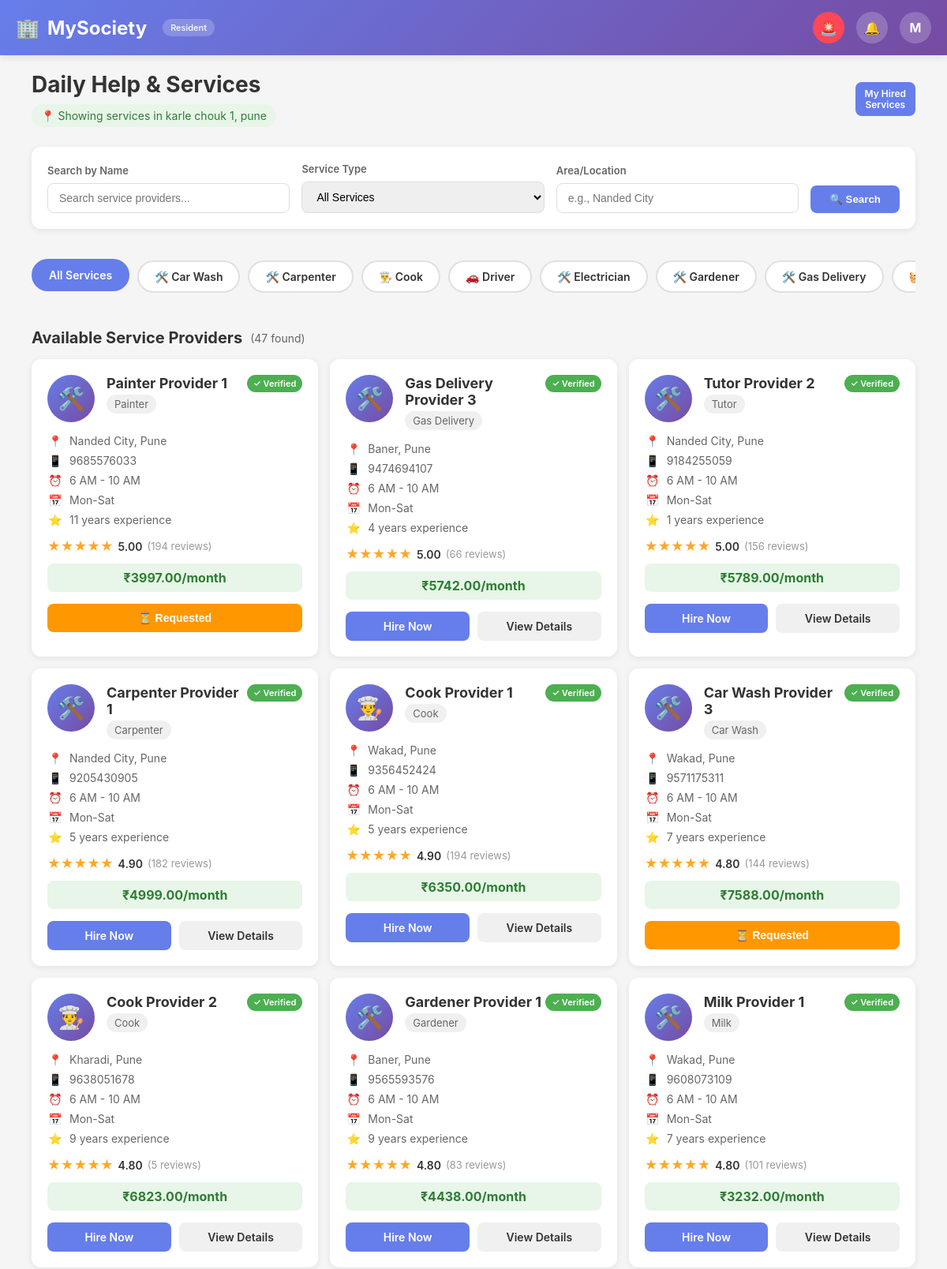
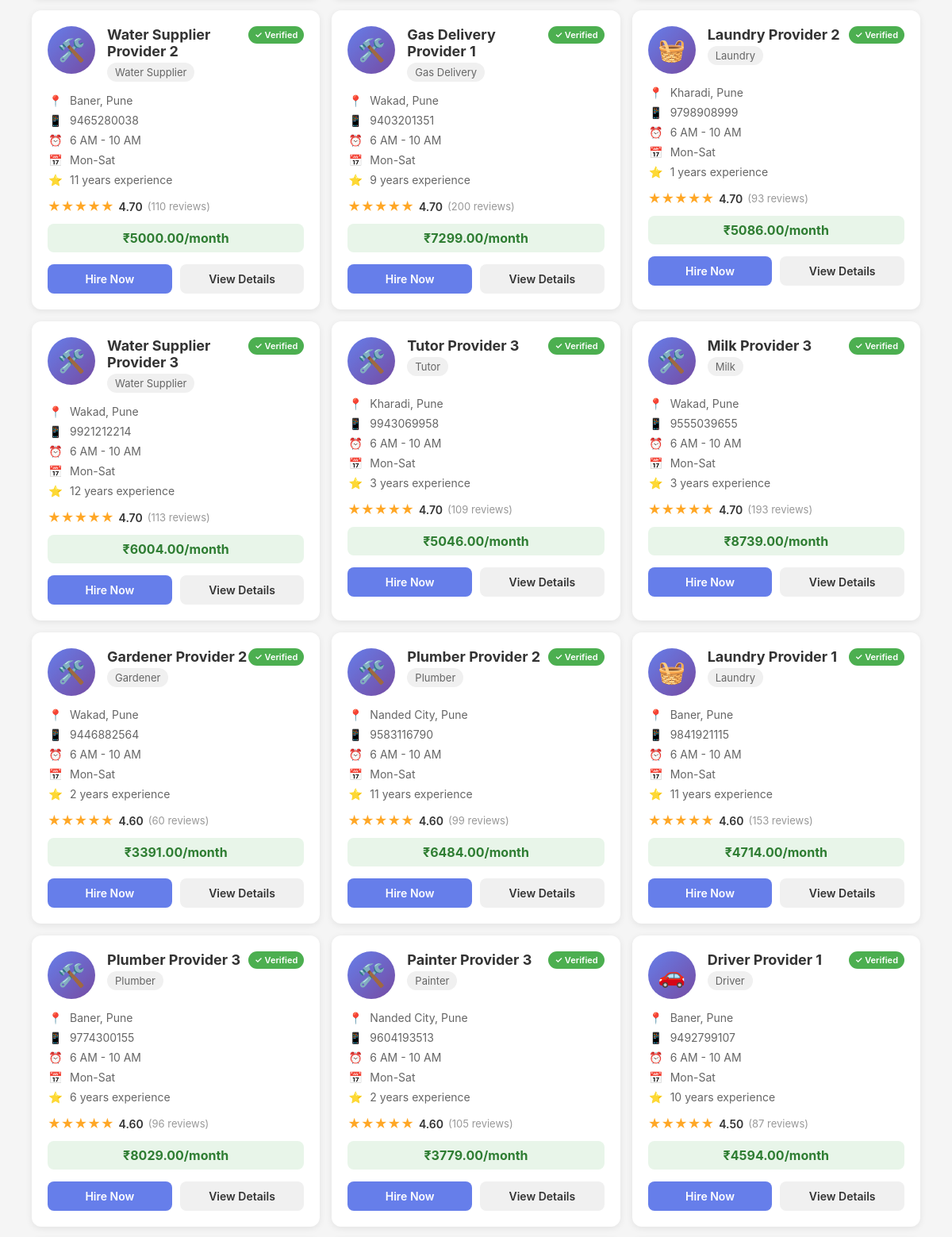
The app's page /resident/services/ (signed in, upper part) with its own data (2 pictures, top to bottom).
### core/models.py (models this page shows, shortened)
class UserProfile(models.Model):
    ROLE_CHOICES = (
        ('resident', 'Resident'),
        ('guard', 'Guard'),
        ('guard_admin', 'Guard Admin'),
        ('society_admin', 'Society Admin'),
        ('admin', 'Super Admin'),
        ('service_provider', 'Service Provider'),
    )
    STATUS_CHOICES = (
        ('pending', 'Pending'),
        ('approved', 'Approved'),
        ('rejected', 'Rejected'),
    )
    user = models.OneToOneField(User, on_delete=models.CASCADE)
    role = models.CharField(
        max_length=20,
        choices=ROLE_CHOICES
    )
    society = models.ForeignKey(
        Society,
        on_delete=models.SET_NULL,
        null=True,
        blank=True
    )
    apartment = models.ForeignKey(
        Apartment,
        on_delete=models.SET_NULL,
        null=True,
        blank=True
    )
    phone = models.CharField(max_length=15)
    address = models.TextField(blank=True)
    status = models.CharField(
        max_length=20,
        choices=STATUS_CHOICES,
        default='pending'
    )
    class Meta:
        indexes = [
            models.Index(fields=["role", "status"]),
        ]

class Society(models.Model):
    name = models.CharField(max_length=150)
    address = models.TextField()
    city = models.CharField(max_length=100)
    state = models.CharField(max_length=100)
    society_code = models.CharField(
        max_length=10,
        unique=True,
        editable=False
    )
    created_by = models.ForeignKey(
        User,
        on_delete=models.CASCADE,
        related_name="created_societies"
    )
    is_active = models.BooleanField(default=True)
    created_at = models.DateTimeField(auto_now_add=True)

class Service(models.Model):
    name = models.CharField(max_length=50)
    active = models.BooleanField(default=True)

class ServiceProvider(models.Model):
    VERIFICATION_STATUS = [
        ('pending', 'Pending'),
        ('verified', 'Verified'),
        ('rejected', 'Rejected'),
    ]
    user = models.OneToOneField(
        User,
        on_delete=models.CASCADE,
        related_name="service_provider_profile",
        null=True,
        blank=True
    )
    GENDER_CHOICES = [
        ('male', 'Male'),
        ('female', 'Female'),
        ('other', 'Other'),
    ]
    service = models.ForeignKey(
        Service,
        on_delete=models.CASCADE,
        related_name='providers'
    )
    name = models.CharField(max_length=200)
    mobile = models.CharField(max_length=15)
    alternate_mobile = models.CharField(max_length=15, blank=True)
    gender = models.CharField(max_length=10, choices=GENDER_CHOICES)
    age = models.PositiveIntegerField(null=True, blank=True)
    area = models.CharField(max_length=200, help_text="e.g., Nanded City, Sinhagad Road")
    city = models.CharField(max_length=100)
    pincode = models.CharField(max_length=10)
    full_address = models.TextField(blank=True)
    experience_years = models.PositiveIntegerField(default=0)
    hourly_rate = models.DecimalField(max_digits=10, decimal_places=2, null=True, blank=True)
    monthly_rate = models.DecimalField(max_digits=10, decimal_places=2, null=True, blank=True)
    verification_status = models.CharField(
        max_length=20,
        choices=VERIFICATION_STATUS,
        default='pending'
    )
    id_proof = models.ImageField(upload_to='service_providers/id_proof/', null=True, blank=True)
    photo = models.ImageField(upload_to='service_providers/photos/', null=True, blank=True)
    police_verification = models.BooleanField(default=False)
    available_days = models.CharField(
        max_length=200,
        help_text="e.g., Mon-Fri, All Days"
    )
    preferred_timings = models.CharField(
        max_length=200,
        help_text="e.g., 6 AM - 10 AM, Evening"
    )
    is_available = models.BooleanField(default=True)
    rating = models.DecimalField(max_digits=3, decimal_places=2, default=0.0)
    total_reviews = models.PositiveIntegerField(default=0)
    total_hires = models.PositiveIntegerField(default=0)
    active_clients = models.PositiveIntegerField(default=0)
    created_at = models.DateTimeField(auto_now_add=True)
    updated_at = models.DateTimeField(auto_now=True)
    class Meta:
        ordering = ['-rating', '-total_hires']
        indexes = [
            models.Index(fields=['area', 'city']),
            models.Index(fields=['service', 'verification_status']),
            models.Index(fields=['is_available']),
        ]

### core/views.py (the view)
# urls.py: path("resident/services/", views.resident_services, name="resident_services"),
@role_required("resident")
def resident_services(request):
    try:
        user_profile = UserProfile.objects.select_related(
            "society", "apartment"
        ).get(user=request.user)
        society = user_profile.society
        user_city = society.city if society else ""
        user_area = (
            society.address.split(",")[0]
            if society and society.address
            else ""
        )
        services = Service.objects.filter(active=True).order_by("name")
        selected_service = request.GET.get("service", "").strip()
        search_query = request.GET.get("q", "").strip()
        search_area = request.GET.get("area", "").strip()
        providers = (
            ServiceProvider.objects.filter(
                verification_status="verified",
                is_available=True
            )
            .select_related("service")
        )
        if selected_service and selected_service.isdigit():
            providers = providers.filter(service_id=int(selected_service))
        if search_area:
            providers = providers.filter(
                Q(area__icontains=search_area) |
                Q(city__icontains=search_area)
            )
        elif user_city:
            providers = providers.filter(city__iexact=user_city)
        if search_query:
            providers = providers.filter(
                Q(name__icontains=search_query) |
                Q(service__name__icontains=search_query)
            )
        service_providers = providers.order_by(
            "-rating",
            "-total_hires",
            "-experience_years"
        )[:50]
        pending_hired_services = HiredService.objects.filter(
            resident=request.user,
            status="pending"
        ).select_related(
            "service_provider",
            "service_provider__service"
        )
        my_hired_services = HiredService.objects.filter(
            resident=request.user,
            status__in=["active", "paused"]
        ).select_related(
            "service_provider",
            "service_provider__service"
        )
        provider_status_map = {}
        for hire in HiredService.objects.filter(resident=request.user):
            provider_status_map[hire.service_provider_id] = hire.status
        context = {
            "services": services,
            "service_providers": service_providers,
            "pending_hired_services": pending_hired_services,
            "my_hired_services": my_hired_services,
            "provider_status_map": provider_status_map,
            "user_profile": user_profile,
            "user_city": user_city,
            "user_area": user_area,
            "selected_service": selected_service,
            "search_area": search_area,
            "search_query": search_query,
        }
        return render(request, "resident_services.html", context)
    except UserProfile.DoesNotExist:
        messages.error(
            request,
            "User profile not found. Please contact society admin."
        )
        return redirect("resident_dashboard")
    except Exception as e:
        raise e   # 👈 SHOW THE REAL ERROR

### templates/resident_services.html (shortened to what this page needs)
{% extends "base.html" %}
{% load custom_filters %}
{% block content %}
<div class="main-content" id="top">
    <div class="page-header enhanced-header" style="display: flex; justify-content: space-between; align-items: center;">
        <div>
            <h1 class="page-title">Daily Help & Services</h1>
            {% if user_area %}
            <span class="location-badge">
                📍 Showing services in {{ user_area }}, {{ user_city }}
            </span>
            {% endif %}
        </div>
        <a href="#my-hired-services" class="my-hired-btn">
            <span>My Hired</span>
            <span>Services</span>
        </a>
    </div>
    <div class="filter-bar">
        <form method="GET" action="{% url 'resident_services' %}">
            <div class="filter-row">
                <div class="filter-group">
                    <label class="filter-label">Search by Name</label>
                    <input type="text" name="q" class="filter-input"
                           placeholder="Search service providers..."
                           value="{{ search_query }}">
                </div>
                <div class="filter-group">
                    <label class="filter-label">Service Type</label>
                    <select name="service" class="filter-select">
                        <option value="">All Services</option>
                    </select>
                </div>
                <div class="filter-group">
                    <label class="filter-label">Area/Location</label>
                    <input type="text" name="area" class="filter-input"
                           placeholder="e.g., Nanded City"
                           value="{{ search_area }}">
                </div>
                <button type="submit" class="btn-search">🔍 Search</button>
            </div>
        </form>
    </div>
    <div class="category-pills">
        <a href="{% url 'resident_services' %}" class="category-pill {% if not selected_service %}active{% endif %}">
            All Services
        </a>
        {% for s in services %}
        <a href="?service={{ s.id }}" class="category-pill {% if selected_service == s.id|stringformat:"s" %}active{% endif %}">
            {% if s.name == "Maid" %}🧹
            {% elif s.name == "Driver" %}🚗
            {% elif s.name == "Cook" %}👨‍🍳
            {% elif s.name == "Laundry" %}🧺
            {% elif s.name == "Newspaper" %}📰
            {% elif s.name == "Milk" %}🥛
            {% else %}🛠️
            {% endif %}
            {{ s.name }}
        </a>
        {% endfor %}
    </div>
    <div class="section-title">
        Available Service Providers
        <span class="section-count">({{ service_providers|length }} found)</span>
    </div>
    {% if service_providers %}
    <div class="providers-grid">
        {% for provider in service_providers %}
        <div class="provider-card" onclick="window.location.href='{% url 'service_provider_detail' provider.id %}'">
            <div class="provider-header">
                <div style="display: flex; align-items: start; flex: 1;">
                    <div class="provider-avatar">
                        {% if provider.service.name == "Maid" %}🧹
                        {% elif provider.service.name == "Driver" %}🚗
                        {% elif provider.service.name == "Cook" %}👨‍🍳
                        {% elif provider.service.name == "Laundry" %}🧺
                        {% else %}🛠️
                        {% endif %}
                    </div>
                    <div class="provider-info">
                        <div class="provider-name">{{ provider.name }}</div>
                        <span class="provider-role">{{ provider.service.name }}</span>
                    </div>
                </div>
                <span class="verified-badge">✓ Verified</span>
            </div>
            <div class="provider-details">
                <div class="detail-row">
                    <span class="detail-icon">📍</span>
                    <span>{{ provider.area }}, {{ provider.city }}</span>
                </div>
                <div class="detail-row">
                    <span class="detail-icon">📱</span>
                    <span>{{ provider.mobile }}</span>
                </div>
                <div class="detail-row">
                    <span class="detail-icon">⏰</span>
                    <span>{{ provider.preferred_timings }}</span>
                </div>
                <div class="detail-row">
                    <span class="detail-icon">📅</span>
                    <span>{{ provider.available_days }}</span>
                </div>
                {% if provider.experience_years %}
                <div class="detail-row">
                    <span class="detail-icon">⭐</span>
                    <span>{{ provider.experience_years }} years experience</span>
                </div>
                {% endif %}
            </div>
            <div class="rating-box">
                <div class="rating-stars"
                    data-rating="{{ provider.rating|floatformat:0 }}">
                </div>
                <span class="rating-text">{{ provider.rating }}</span>
                <span class="reviews-count">({{ provider.total_reviews }} reviews)</span>
            </div>
            {% if provider.monthly_rate %}
            <div class="price-tag">
                ₹{{ provider.monthly_rate }}/month
            </div>
            {% endif %}
            <div class="provider-actions" onclick="event.stopPropagation();">
                {% with status=provider_status_map|get_item:provider.id %}
                    {% if status == "pending" %}
                        <button class="btn btn-hired" style="background:#ff9800;">
                            ⏳ Requested
                        </button>
                    {% elif status == "active" %}
                        <button class="btn btn-hired">
                            ✅ Hired
                        </button>
                    {% elif status == "paused" %}
                        <button class="btn btn-hired" style="background:#9e9e9e;">
                            ⏸ Paused
                        </button>
                    {% else %}
                        <a href="{% url 'hire_service_provider' provider.id %}"
                        class="btn btn-primary">
                            Hire Now
                        </a>
                        <a href="{% url 'service_provider_detail' provider.id %}"
                        class="btn btn-secondary">
                            View Details
                        </a>
                    {% endif %}
                {% endwith %}
            </div>
        </div>
        {% endfor %}
    </div>
    {% endif %}
</div>
{% endblock %}

### templates/base.html (shortened to what this page needs)
<!DOCTYPE html>
<html lang="en">
<head>
</head>
<body>
    <header class="header">
        <div class="header-content">
            <div class="logo">
                <span>{% block logo_icon %}🏢{% endblock %}</span>
                <span>MySociety</span>
                {% if current_role %}
                <span class="role-badge">{{ current_role|title }}</span>
                {% endif %}
            </div>
            <div class="header-actions">
                <div class="sos-icon" title="SOS / Panic Alert" onclick="sendSOS()">🚨</div>
                <a href="{% url 'resident_notifications' %}" class="notification-icon">
                    <span>🔔</span>
                </a>
                <a href="{% url 'profile' %}" class="profile-icon" title="My Profile">
                    {{ current_user.username|slice:":1"|upper }}
                </a>
            </div>
        </div>
    </header>
    <main class="main-content">
        {% block content %}{% endblock %}
    </main>
</body>
</html>

### records on screen
UserProfile: role "Resident"
Society: address "karle chouk 1", city "pune"
Service: name "Car Wash"
Service: name "Carpenter"
Service: name "Cook"
Service: name "Driver"
Service: name "Electrician"
Service: name "Gardener"
Service: name "Gas Delivery"
ServiceProvider: name "Painter Provider 1", service.name "Painter", area "Nanded City", city "Pune", mobile "9685576033", preferred_timings "6 AM - 10 AM", available_days "Mon-Sat", experience_years "11", rating "5.00", total_reviews "194", monthly_rate "3997.00", shows "⏳ Requested"
ServiceProvider: name "Gas Delivery Provider 3", service.name "Gas Delivery", area "Baner", city "Pune", mobile "9474694107", preferred_timings "6 AM - 10 AM", available_days "Mon-Sat", experience_years "4", rating "5.00", total_reviews "66", monthly_rate "5742.00", shows "Hire Now"
ServiceProvider: name "Tutor Provider 2", service.name "Tutor", area "Nanded City", city "Pune", mobile "9184255059", preferred_timings "6 AM - 10 AM", available_days "Mon-Sat", experience_years "1", rating "5.00", total_reviews "156", monthly_rate "5789.00", shows "Hire Now"
ServiceProvider: name "Carpenter Provider 1", service.name "Carpenter", area "Nanded City", city "Pune", mobile "9205430905", preferred_timings "6 AM - 10 AM", available_days "Mon-Sat", experience_years "5", rating "4.90", total_reviews "182", monthly_rate "4999.00", shows "Hire Now"
ServiceProvider: name "Cook Provider 1", service.name "Cook", area "Wakad", city "Pune", mobile "9356452424", preferred_timings "6 AM - 10 AM", available_days "Mon-Sat", experience_years "5", rating "4.90", total_reviews "194", monthly_rate "6350.00", shows "Hire Now"
ServiceProvider: name "Car Wash Provider 3", service.name "Car Wash", area "Wakad", city "Pune", mobile "9571175311", preferred_timings "6 AM - 10 AM", available_days "Mon-Sat", experience_years "7", rating "4.80", total_reviews "144", monthly_rate "7588.00", shows "⏳ Requested"
ServiceProvider: name "Cook Provider 2", service.name "Cook", area "Kharadi", city "Pune", mobile "9638051678", preferred_timings "6 AM - 10 AM", available_days "Mon-Sat", experience_years "9", rating "4.80", total_reviews "5", monthly_rate "6823.00", shows "Hire Now"
ServiceProvider: name "Gardener Provider 1", service.name "Gardener", area "Baner", city "Pune", mobile "9565593576", preferred_timings "6 AM - 10 AM", available_days "Mon-Sat", experience_years "9", rating "4.80", total_reviews "83", monthly_rate "4438.00", shows "Hire Now"
ServiceProvider: name "Milk Provider 1", service.name "Milk", area "Wakad", city "Pune", mobile "9608073109", preferred_timings "6 AM - 10 AM", available_days "Mon-Sat", experience_years "7", rating "4.80", total_reviews "101", monthly_rate "3232.00", shows "Hire Now"
ServiceProvider: name "Water Supplier Provider 2", service.name "Water Supplier", area "Baner", city "Pune", mobile "9465280038", preferred_timings "6 AM - 10 AM", available_days "Mon-Sat", experience_years "11", rating "4.70", total_reviews "110", monthly_rate "5000.00", shows "Hire Now"
ServiceProvider: name "Gas Delivery Provider 1", service.name "Gas Delivery", area "Wakad", city "Pune", mobile "9403201351", preferred_timings "6 AM - 10 AM", available_days "Mon-Sat", experience_years "9", rating "4.70", total_reviews "200", monthly_rate "7299.00", shows "Hire Now"
ServiceProvider: name "Laundry Provider 2", service.name "Laundry", area "Kharadi", city "Pune", mobile "9798908999", preferred_timings "6 AM - 10 AM", available_days "Mon-Sat", experience_years "1", rating "4.70", total_reviews "93", monthly_rate "5086.00", shows "Hire Now"
ServiceProvider: name "Water Supplier Provider 3", service.name "Water Supplier", area "Wakad", city "Pune", mobile "9921212214", preferred_timings "6 AM - 10 AM", available_days "Mon-Sat", experience_years "12", rating "4.70", total_reviews "113", monthly_rate "6004.00", shows "Hire Now"
ServiceProvider: name "Tutor Provider 3", service.name "Tutor", area "Kharadi", city "Pune", mobile "9943069958", preferred_timings "6 AM - 10 AM", available_days "Mon-Sat", experience_years "3", rating "4.70", total_reviews "109", monthly_rate "5046.00", shows "Hire Now"
ServiceProvider: name "Milk Provider 3", service.name "Milk", area "Wakad", city "Pune", mobile "9555039655", preferred_timings "6 AM - 10 AM", available_days "Mon-Sat", experience_years "3", rating "4.70", total_reviews "193", monthly_rate "8739.00", shows "Hire Now"
ServiceProvider: name "Gardener Provider 2", service.name "Gardener", area "Wakad", city "Pune", mobile "9446882564", preferred_timings "6 AM - 10 AM", available_days "Mon-Sat", experience_years "2", rating "4.60", total_reviews "60", monthly_rate "3391.00", shows "Hire Now"
ServiceProvider: name "Plumber Provider 2", service.name "Plumber", area "Nanded City", city "Pune", mobile "9583116790", preferred_timings "6 AM - 10 AM", available_days "Mon-Sat", experience_years "11", rating "4.60", total_reviews "99", monthly_rate "6484.00", shows "Hire Now"
ServiceProvider: name "Laundry Provider 1", service.name "Laundry", area "Baner", city "Pune", mobile "9841921115", preferred_timings "6 AM - 10 AM", available_days "Mon-Sat", experience_years "11", rating "4.60", total_reviews "153", monthly_rate "4714.00", shows "Hire Now"
ServiceProvider: name "Plumber Provider 3", service.name "Plumber", area "Baner", city "Pune", mobile "9774300155", preferred_timings "6 AM - 10 AM", available_days "Mon-Sat", experience_years "6", rating "4.60", total_reviews "96", monthly_rate "8029.00", shows "Hire Now"
ServiceProvider: name "Painter Provider 3", service.name "Painter", area "Nanded City", city "Pune", mobile "9604193513", preferred_timings "6 AM - 10 AM", available_days "Mon-Sat", experience_years "2", rating "4.60", total_reviews "105", monthly_rate "3779.00", shows "Hire Now"
ServiceProvider: name "Driver Provider 1", service.name "Driver", area "Baner", city "Pune", mobile "9492799107", preferred_timings "6 AM - 10 AM", available_days "Mon-Sat", experience_years "10", rating "4.50", total_reviews "87", monthly_rate "4594.00", shows "Hire Now"

### other values on screen
{{ current_user.username|slice:":1"|upper }} "M"
{{ service_providers|length }} "47"
